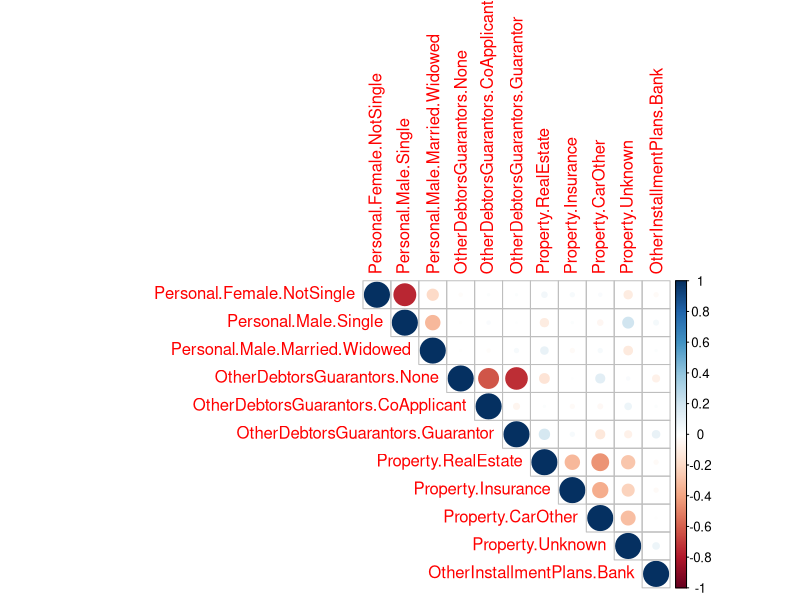

This chart was generated by the following R code:
## German Credit Data

###
#   Now we try to classify the German credit data by LDA. 
#   Since we just need to distinguish between two classes, good or bad, 
#   there is no parameter to be tuned for this task.
###

library(caret)
#load german credit data from caret package

data(GermanCredit)
# classify two classes: good or bad

## Show the first 10 columns
str(GermanCredit[, 1:10])

## Delete two variables where all values are the same for both classes
GermanCredit[,c("Purpose.Vacation","Personal.Female.Single")] <- list(NULL)

# create training and test sets
set.seed(12)
trainIndex = createDataPartition(GermanCredit$Class, p = 0.7, 
                                 list = FALSE, times = 1)

train.feature = GermanCredit[trainIndex,-10] # training features
                                        # take out 10th col cuz it is the class col 
train.label = GermanCredit$Class[trainIndex] # training labels
test.feature = GermanCredit[-trainIndex,-10] # test features
test.label = GermanCredit$Class[-trainIndex] # test labels

#### training process
ldaFit=train(train.feature,train.label, 
             method = "lda",   # using lda cuz there is no need to tune in this case since C (num of class = 2) - 1 = 1 direction
             trControl = trainControl(method = "none"))  # none cuz we dont need to tune

ldaFit$finalModel

###
# Now we can predict the labels of test instances:
###

#### test process
pred=predict(ldaFit,test.feature)

acc=mean(pred==test.label)
acc

table(pred,test.label)

###
# We can see that there is a warning for variable colinearity given by the `lda` function. This means that there are variables with correlations of 1 or -1. Now let's have a look at variable colinearity. We can do this by plot the pairwise correlations. Given that there are 59 variables, a plot of all variables will be too crowded. We can creat a plot that contain a subset of the variables.
###

#### check variable colinearity
library(corrplot)
corrplot(round(cor(train.feature[,40:50]),2),  # only viewing 40th to 50th variables
         type = "upper")

# colinearity won't affect classification result.
# It only affect ur prediction for weight 
# which is under "coefficients of linear discriminants"
# weight won't be stable.